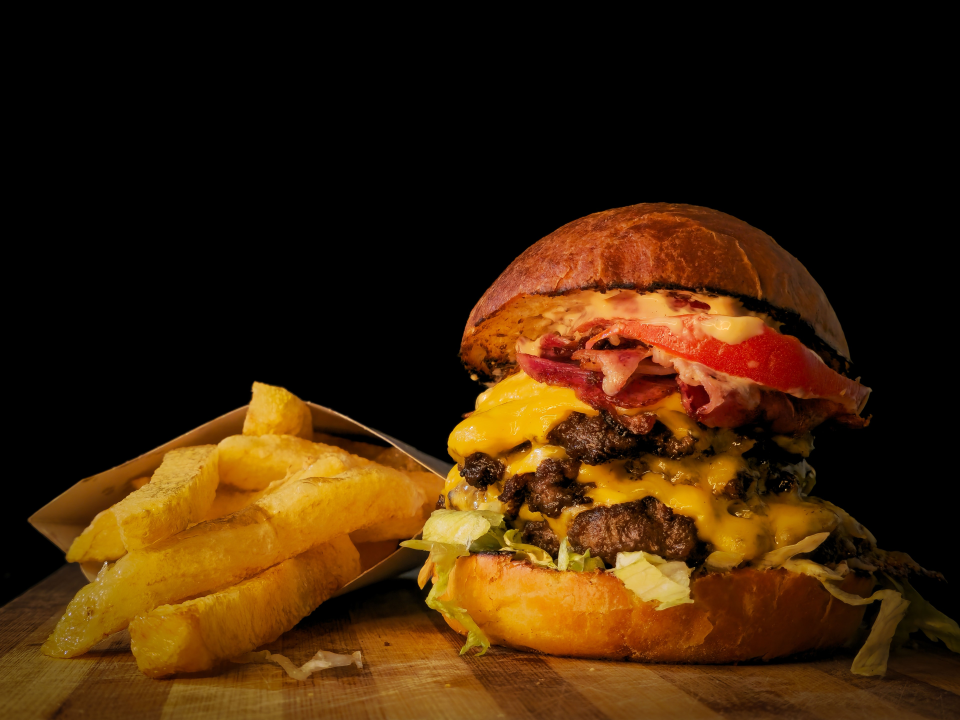
#> input picture Lab5/img.jpg, 3840 x 2880 px (shown at 1/4 size)
$ python labwork5.py
#> lines starting #> are read from the running program, lines starting #| are printed output that depends on the picture; long printed decimals are rounded
from numba import cuda
import numba
import numpy as np
import matplotlib.pyplot as plt
import time

# Load image
img = plt.imread("img.jpg")
#> img is the input picture: shape (2880, 3840, 3); mean R, G, B 61.9, 35.5, 7.5
h, w, _ = img.shape
#> h = 2880; w = 3840
print("image size:", w, "x", h)
#| image size: 3840 x 2880


# Gaussian filter
sigma = 1.0
gaussian = np.zeros((7, 7), dtype=np.float32)
for y in range(7):
    for x in range(7):
        gaussian[y, x] = 1 / (2 * np.pi * sigma**2) * np.exp(-((x - 3)**2 + (y - 3)**2) / (2 * sigma**2))
gaussian = gaussian / gaussian.sum()
print(np.round(gaussian * 1000).astype(int))


# CPU (on a crop)
def cpu_blur(img):
    h, w, _ = img.shape
    out = img.copy()
    for y in range(3, h - 3):
        for x in range(3, w - 3):
            for c in range(3):
                s = 0.0
                for j in range(7):
                    for i in range(7):
                        s += img[y + j - 3, x + i - 3, c] * gaussian[j, i]
                out[y, x, c] = s
    return out

crop = img[1300:1556, 1800:2056]
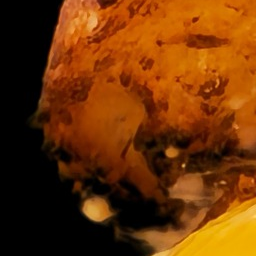
#> crop: shape (256, 256, 3); mean R, G, B 108.3, 51.5, 5.8
start = time.time()
cpu_result = cpu_blur(crop)
crop_time = time.time() - start
cpu_time = crop_time * (h * w) / (256 * 256)
#> cpu_time = 1979.9
print("CPU time crop:", crop_time, "s")
print("CPU time full image (estimated):", cpu_time, "s")
#| CPU time full image (estimated): 1979.897 s
plt.imsave("crop_original.jpg", crop)
plt.imsave("crop_blur_cpu.jpg", cpu_result)


# GPU without shared memory
@cuda.jit
def blur(src, dst, filter):
    x = cuda.threadIdx.x + cuda.blockIdx.x * cuda.blockDim.x
    y = cuda.threadIdx.y + cuda.blockIdx.y * cuda.blockDim.y
    if x < 3 or y < 3 or x >= src.shape[1] - 3 or y >= src.shape[0] - 3:
        return
    for c in range(3):
        s = 0.0
        for j in range(7):
            for i in range(7):
                s += src[y + j - 3, x + i - 3, c] * filter[j, i]
        dst[y, x, c] = s


# GPU with shared memory
@cuda.jit
def blur_shared(src, dst, filter):
    tile = cuda.shared.array((7, 7), numba.float32)
    if cuda.threadIdx.x < 7 and cuda.threadIdx.y < 7:
        tile[cuda.threadIdx.y, cuda.threadIdx.x] = filter[cuda.threadIdx.y, cuda.threadIdx.x]
    cuda.syncthreads()

    x = cuda.threadIdx.x + cuda.blockIdx.x * cuda.blockDim.x
    y = cuda.threadIdx.y + cuda.blockIdx.y * cuda.blockDim.y
    if x < 3 or y < 3 or x >= src.shape[1] - 3 or y >= src.shape[0] - 3:
        return
    for c in range(3):
        s = 0.0
        for j in range(7):
            for i in range(7):
                s += src[y + j - 3, x + i - 3, c] * tile[j, i]
        dst[y, x, c] = s


def blur_gpu(kernel, blockSize):
    gridSize = ((w + blockSize[0] - 1) // blockSize[0], (h + blockSize[1] - 1) // blockSize[1])
    devSrc = cuda.to_device(img)
    devDst = cuda.to_device(img)
    devFilter = cuda.to_device(gaussian)
    kernel[gridSize, blockSize](devSrc, devDst, devFilter)
    return devDst.copy_to_host()

# first run (compilation)
plt.imsave("blur_gpu.jpg", blur_gpu(blur, (16, 16)))
#> (the call stopped at in blur_gpu, `devSrc = cuda.to_device(img)`: numba is not available in this run)
plt.imsave("blur_gpu_shared.jpg", blur_gpu(blur_shared, (16, 16)))
#> (the call stopped at in blur_gpu, `devSrc = cuda.to_device(img)`: numba is not available in this run)


# Block size vs speedup
blockSizes = [(8, 8), (16, 8), (16, 16), (32, 8), (16, 32), (32, 16), (32, 32)]
labels = []
means = []
stds = []
means_shared = []
stds_shared = []

for bs in blockSizes:
    sp = []
    sp_shared = []
    for k in range(20):
        start = time.time()
#> (the run stopped early here; a loop or call above may not have finished)
